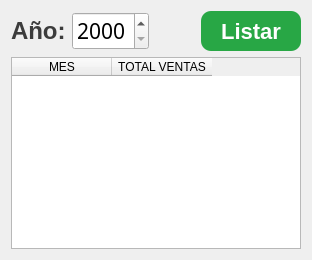
                       <widget class="QWidget" name="tab_ventas">
                        <property name="styleSheet">
                         <string notr="true">
QLabel
{
    color: rgb(60, 60, 60);
	font: bold 24px;
}


QPushButton{
font: bold 22px;
color: rgb(255, 255, 255);
background-color: rgb(40, 167, 69);
border-top-left-radius: 10px;
border-bottom-left-radius: 10px;
border-bottom-right-radius: 10px;
border-top-right-radius: 10px;
}


QPushButton:hover{
background-color: rgb(170, 170, 170);
border-top-left-radius: 10px;
border-bottom-left-radius: 10px;
border-bottom-right-radius: 10px;
border-top-right-radius: 10px;
color:rgb(35, 35, 35);
}</string>
                        </property>
                        <attribute name="title">
                         <string>Ventas Mensuales</string>
                        </attribute>
                        <layout class="QGridLayout" name="gridLayout_9">
                         <item row="1" column="0" colspan="4">
                          <widget class="QTableWidget" name="tbl_ventas">
                           <column>
                            <property name="text">
                             <string>MES</string>
                            </property>
                           </column>
                           <column>
                            <property name="text">
                             <string>TOTAL VENTAS</string>
                            </property>
                           </column>
                          </widget>
                         </item>
                         <item row="0" column="1">
                          <widget class="QSpinBox" name="sp_anio_reportes">
                           <property name="font">
                            <font>
                             <family>Arial Rounded MT Bold</family>
                             <pointsize>16</pointsize>
                            </font>
                           </property>
                           <property name="minimum">
                            <number>2000</number>
                           </property>
                           <property name="maximum">
                            <number>2024</number>
                           </property>
                           <property name="singleStep">
                            <number>1</number>
                           </property>
                           <property name="value">
                            <number>2000</number>
                           </property>
                          </widget>
                         </item>
                         <item row="0" column="0">
                          <widget class="QLabel" name="label_42">
                           <property name="font">
                            <font>
                             <pointsize>-1</pointsize>
                             <weight>75</weight>
                             <italic>false</italic>
                             <bold>true</bold>
                            </font>
                           </property>
                           <property name="text">
                            <string>Año:</string>
                           </property>
                          </widget>
                         </item>
                         <item row="0" column="3">
                          <widget class="QPushButton" name="btn_listar_ventas_reportes">
                           <property name="minimumSize">
                            <size>
                             <width>100</width>
                             <height>40</height>
                            </size>
                           </property>
                           <property name="baseSize">
                            <size>
                             <width>0</width>
                             <height>0</height>
                            </size>
                           </property>
                           <property name="text">
                            <string>Listar</string>
                           </property>
                          </widget>
                         </item>
                         <item row="0" column="2">
                          <spacer name="horizontalSpacer_9">
                           <property name="orientation">
                            <enum>Qt::Horizontal</enum>
                           </property>
                           <property name="sizeHint" stdset="0">
                            <size>
                             <width>40</width>
                             <height>20</height>
                            </size>
                           </property>
                          </spacer>
                         </item>
                        </layout>
                       </widget>
